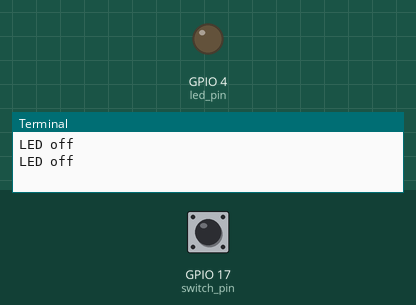
Simulated run of this program. Board: Raspberry Pi (BCM pin numbers). On the bench: output pins drawn as LEDs (lit = HIGH), the last lines printed to the terminal. Dashed ring = blinking. The inputs (shaded band) are chosen by the test bench; at power-on: GPIO 17 (switch_pin) HIGH.

Above: at 1.2 s.
1.3 s: GPIO 17 (switch_pin) pulled LOW for 3.2 s
At 2.4 s:
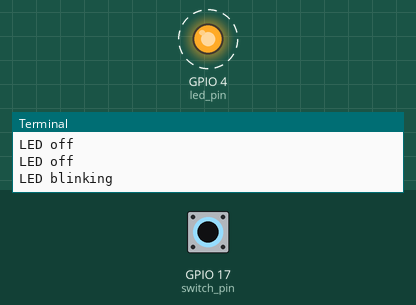
Timing chart, 0 to 6.0 s (numbered marks = the images above; inputs shaded):
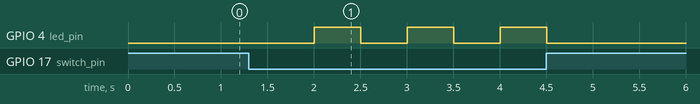

Measured:
- after the input at 1.3 s, GPIO 4 (led_pin): alternates HIGH for 0.50 s and LOW for 0.50 s, 6 changes in all, then stays LOW, starting after 0.70 s

The program:

Ex1.py
```python
import time
import RPi.GPIO as GPIO


def blink(_pin):
    GPIO.output(_pin, GPIO.HIGH)
    time.sleep(0.5)
    GPIO.output(_pin, GPIO.LOW)
    time.sleep(0.5)


led_pin = 4
switch_pin = 17
GPIO.setwarnings(False)
GPIO.setmode(GPIO.BCM)
GPIO.setup(led_pin, GPIO.OUT)
GPIO.setup(switch_pin, GPIO.IN)

while True:
    if GPIO.input(switch_pin) == GPIO.LOW:
        print("LED blinking")
        blink(led_pin)
    else:
        print("LED off")
        time.sleep(1)
```
